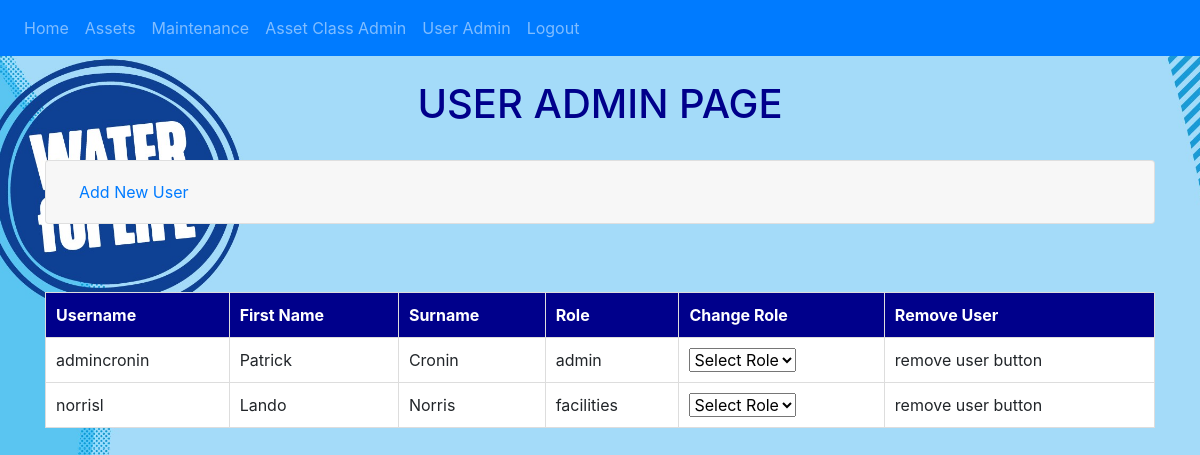
/useradmin (signed in), run on an earlier commit of the app's database.
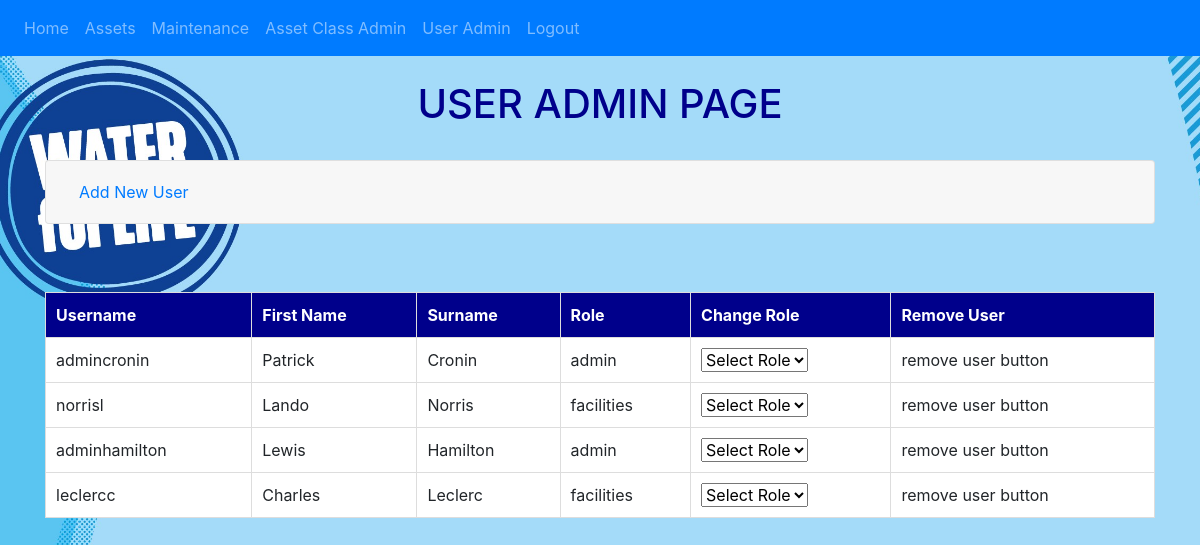
And on a later commit of the database.
### website/models.py (models this page shows)
class User(db.Model, UserMixin):
    id = db.Column(db.Integer, primary_key=True, autoincrement=True)
    username = db.Column(db.String(20), unique=True, nullable=False)
    first_name = db.Column(db.String(50), nullable=False)
    surname = db.Column(db.String(150), nullable=False)
    role = db.Column(db.String(20), nullable=False)
    password = db.Column(db.String(255), nullable=False)

### website/auth.py (the view, shortened to what this page needs)
@auth.route('/useradmin', methods=['GET', 'POST'])
@login_required
def useradmin():
    UserList = db.session.query(User.id, User.username, User.first_name, User.surname, User.role).all()
    RolesList = ROLES
    return render_template('useradmin.html', user=current_user, user_list=UserList)

### website/__init__.py (called while the page is built)
def create_app():
    app = Flask(__name__)
    app.config.from_object('config.Config')
    db.init_app(app)
    from .views import  views
    from .auth import auth
    app.register_blueprint(views, url_prefix='/')
    app.register_blueprint(auth, url_prefix='/')
    from .models import User, Assetclass, Asset, Maintenance
    with app.app_context():
        db.create_all()
    login_manager = LoginManager()
    login_manager.login_view = 'auth.login'
    try:
        login_manager.init_app(app)
        @login_manager.user_loader
        def load_user(id):
            return User.query.get(int(id))
    except Exception as e:
        logging.error(f"Error loading user {id}: {e}")
        return None
    return app

### website/templates/useradmin.html (shortened to what this page needs)
{% extends "base.html" %}
{% block content %}<br><h1 style="text-align: center; color: darkblue">USER ADMIN PAGE</h1><br>
<div class="accordion" id="userAdminAccordion">
<div class="card">
    <div class="card-header" id="headingAddUser">
        <h2 class="mb-0">
            <button class="btn btn-link btn-block text-left" type="button" data-toggle="collapse" data-target="#collapseAddUser" aria-expanded="false" aria-controls="collapseAddUser">
                Add New User
            </button>
        </h2>
    </div>
</div>
</div>
<br>
<br>
<table>
    <thead>
        <tr>
            <th>Username</th>
            <th>First Name</th>
            <th>Surname</th>
            <th>Role</th>
            <th>Change Role</th>
            <th>Remove User</th>
        </tr>
    </thead>
    <tbody>
        {% for user in user_list %}
        <tr>
            <td>{{user.username}}</td>
            <td>{{user.first_name}}</td>
            <td>{{user.surname}}</td>
            <td>{{user.role}}</td>
            <td>
                <form action="{{ url_for('views.update_role', id=user.id) }}" method="POST">
                    <select name="role" onchange="confirmRoleChange(this.form, this.value)">
                        <option value="">Select Role</option>
                    </select>
                </form>
            </td>
            <td>remove user button</td>
        </tr>
        {% endfor %}
    </tbody>
</table>
{% endblock %}

### website/templates/base.html (shortened to what this page needs)
<!DOCTYPE html>
<html lang="en">
<head>
     <link
      rel="stylesheet"
      href="https://stackpath.bootstrapcdn.com/bootstrap/4.4.1/css/bootstrap.min.css"
    />
    <link
      rel="stylesheet"
      href="https://stackpath.bootstrapcdn.com/font-awesome/4.7.0/css/font-awesome.min.css"
    />
</head>
<body>
    <nav class="navbar navbar-expand-lg navbar-dark bg-primary">
        <div class="collapse navbar-collapse" id="navbar">
            <div class="navbar-nav">
                {% if user.is_authenticated %}
                <a class="nav-item nav-link" href="/">Home</a>
                <a class="nav-item nav-link" href="/assets">Assets</a>
                <a class="nav-item nav-link" href="/maintenance">Maintenance</a>
                <a class="nav-item nav-link" href="/assetclassadmin">Asset Class Admin</a>
                <a class="nav-item nav-link" href="/useradmin">User Admin</a>
                <a class="nav-item nav-link" href="/logout" onclick="return confirmLogOut()">Logout</a>
                {% else %}
                <a class="nav-item nav-link" href="/login">Login</a>
                {% endif %}
            </div>
        </div>
    </nav>
    <div class="container">
    {% block content %}
    {% endblock %}
    </div>
</body>
</html>

### website/templates/base.html (style rules this page uses)
table { width: 100%; margin: 20px auto; border-collapse: collapse; }
th, td { padding: 10px; text-align: left; border: 1px solid #ddd; }
th { background-color: darkblue; color: white; }
td { background-color: white; }
form { display: inline; }

What changed in the data, as far as the page shows it:
added User: username "adminhamilton", first_name "Lewis", surname "Hamilton", role "admin"
added User: username "leclercc", first_name "Charles", surname "Leclerc", role "facilities"
